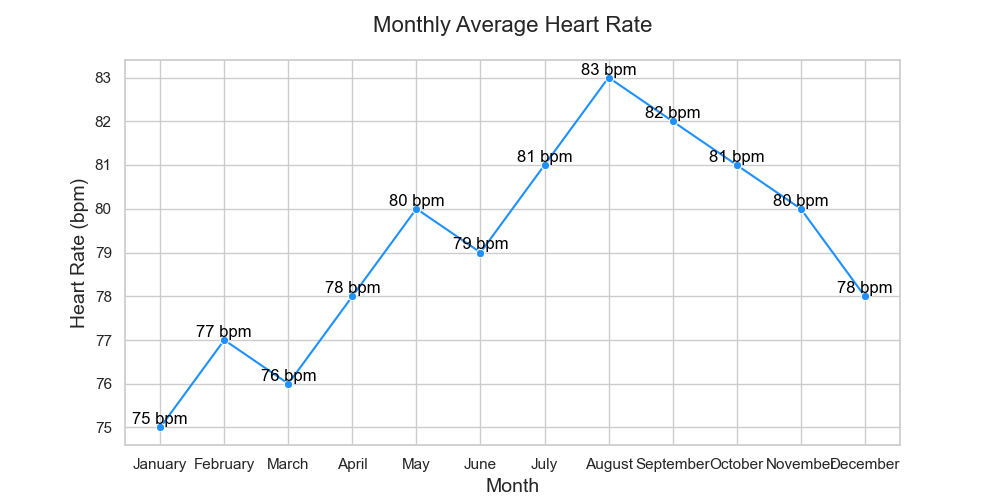

Here is the Python script that generated this plot:

import seaborn as sns
import pandas as pd
import matplotlib.pyplot as plt

# Data
data = {
    'Month': ['January', 'February', 'March', 'April', 'May', 'June',
              'July', 'August', 'September', 'October', 'November', 'December'],
    'Heart_Rate': [75, 77, 76, 78, 80, 79, 81, 83, 82, 81, 80, 78]
}

# Create DataFrame
df = pd.DataFrame(data)

# Set the order of the months
df['Month'] = pd.Categorical(df['Month'], categories=[
    'January', 'February', 'March', 'April',
    'May', 'June', 'July', 'August', 'September',
    'October', 'November', 'December'], ordered=True)

# Plot the data
plt.figure(figsize=(10, 5))
ax = sns.lineplot(x='Month', y='Heart_Rate', data=df, 
                  marker='o', color='#1E90FF')

# Annotations and labels
for x, y in zip(df['Month'], df['Heart_Rate']):
    ax.text(x, y, f'{y} bpm', color='black', ha='center', va='bottom')

# Customize appearance
ax.set_title('Monthly Average Heart Rate', fontsize=16, pad=20)
ax.set_xlabel('Month', fontsize=14)
ax.set_ylabel('Heart Rate (bpm)', fontsize=14)
sns.set_style('whitegrid')

plt.show()
